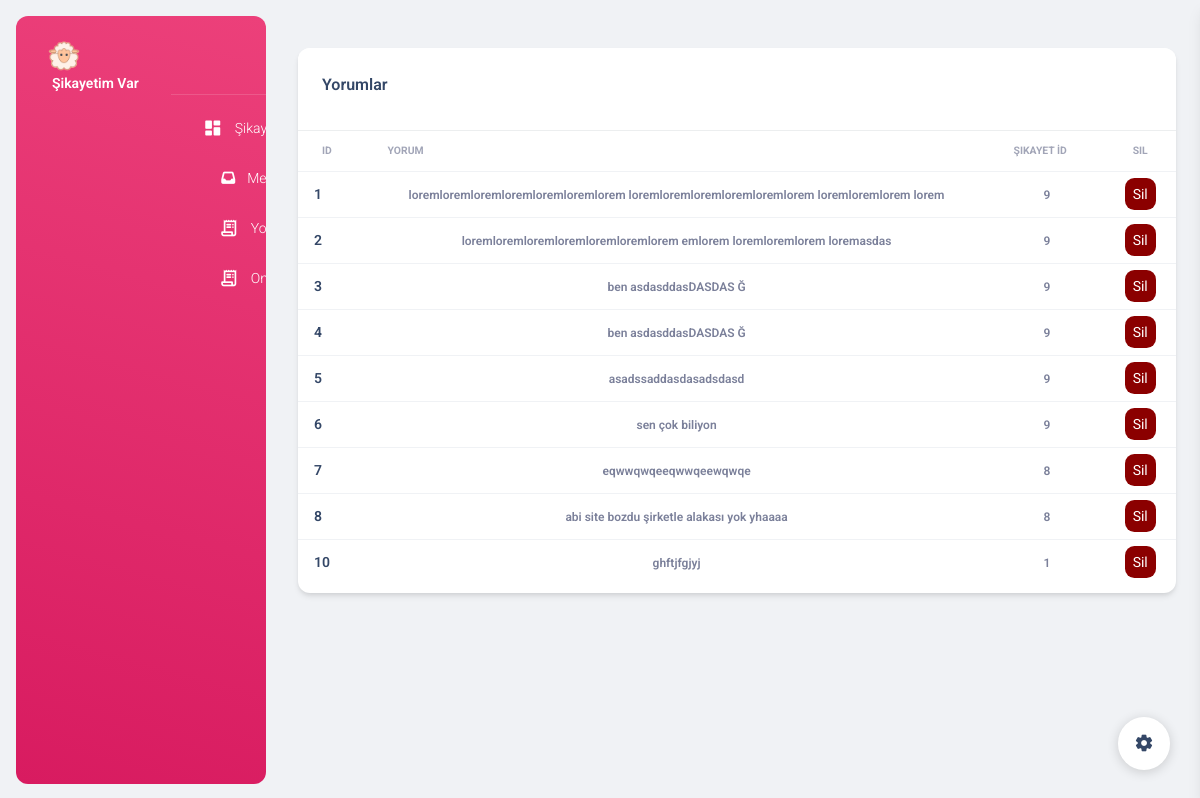
The page /admin/yorumlar.php (signed in) on the database its author committed.
### tables this page shows
CREATE TABLE `comment` (
  `id` int(11) NOT NULL,
  `userid` int(11) NOT NULL,
  `reportid` int(11) NOT NULL,
  `comment` text NOT NULL
);

### admin/yorumlar.php (the view, shortened to what this page needs)
<?php include("header.php");
?>
<div class="container-fluid py-4">
  <div class="card">
    <div class="card-header pb-0">
      <div class="row">
        <div class="col-lg-6 col-7">
          <h6>Yorumlar</h6>
        </div>
      </div>
    </div>
    <div class="card-body px-0 pb-2">
      <div class="table-responsive">
        <table class="table align-items-center mb-0">
          <thead>
            <tr>
              <th class="text-uppercase text-secondary text-xxs font-weight-bolder opacity-7">Id</th>
              <th class="text-uppercase text-secondary text-xxs font-weight-bolder opacity-7">Yorum</th>
              <th class="text-uppercase text-secondary text-xxs font-weight-bolder opacity-7">Şikayet İD</th>
              <th class="text-center text-uppercase text-secondary text-xxs font-weight-bolder opacity-7">Sil</th>
            </tr>
          </thead>
          <tbody>
            <?php
            $sqlString = "SELECT * FROM comment";
            $message = $db->prepare($sqlString);
            $message->execute();
            foreach ($message as $messages) {
            ?>
              <tr>
                <td>
                  <div class="d-flex px-2 py-1">
                    <div class="d-flex flex-column justify-content-center">
                      <h6 class="mb-0 text-sm"><?php echo $messages["id"]; ?></h6>
                    </div>
                  </div>
                </td>
                <td class="align-middle text-center text-sm">
                  <span class="text-xs font-weight-bold"><?php echo $messages["comment"]; ?> </span>
                </td>
                <td class="align-middle text-center text-sm">
                  <span class="text-xs font-weight-bold"><?php echo $messages["reportid"]; ?> </span>
                </td>
                <td class="align-middle text-center text-sm">
                  <a href="yorumlar.php?silid=<?php echo $messages["id"]; ?>" style="background-color:darkred;border-radius:30%;color:white;padding:8px">
                    Sil
                  </a>
      </div>
      </td>
      </tr><?php  } ?>
</main>
<?php include("footer.php"); ?>

### rows shown on the page
comment: id "1", comment "loremloremloremloremloremloremlorem loremloremloremloremloremlorem loremloremlorem lorem", reportid "9"
comment: id "2", comment "loremloremloremloremloremloremlorem emlorem loremloremlorem loremasdas", reportid "9"
comment: id "3", comment "ben asdasddasDASDAS Ğ", reportid "9"
comment: id "4", comment "ben asdasddasDASDAS Ğ", reportid "9"
comment: id "5", comment "asadssaddasdasadsdasd", reportid "9"
comment: id "6", comment "sen çok biliyon", reportid "9"
comment: id "7", comment "eqwwqwqeeqwwqeewqwqe", reportid "8"
comment: id "8", comment "abi site bozdu şirketle alakası yok yhaaaa", reportid "8"
comment: id "10", comment "ghftjfgjyj", reportid "1"
